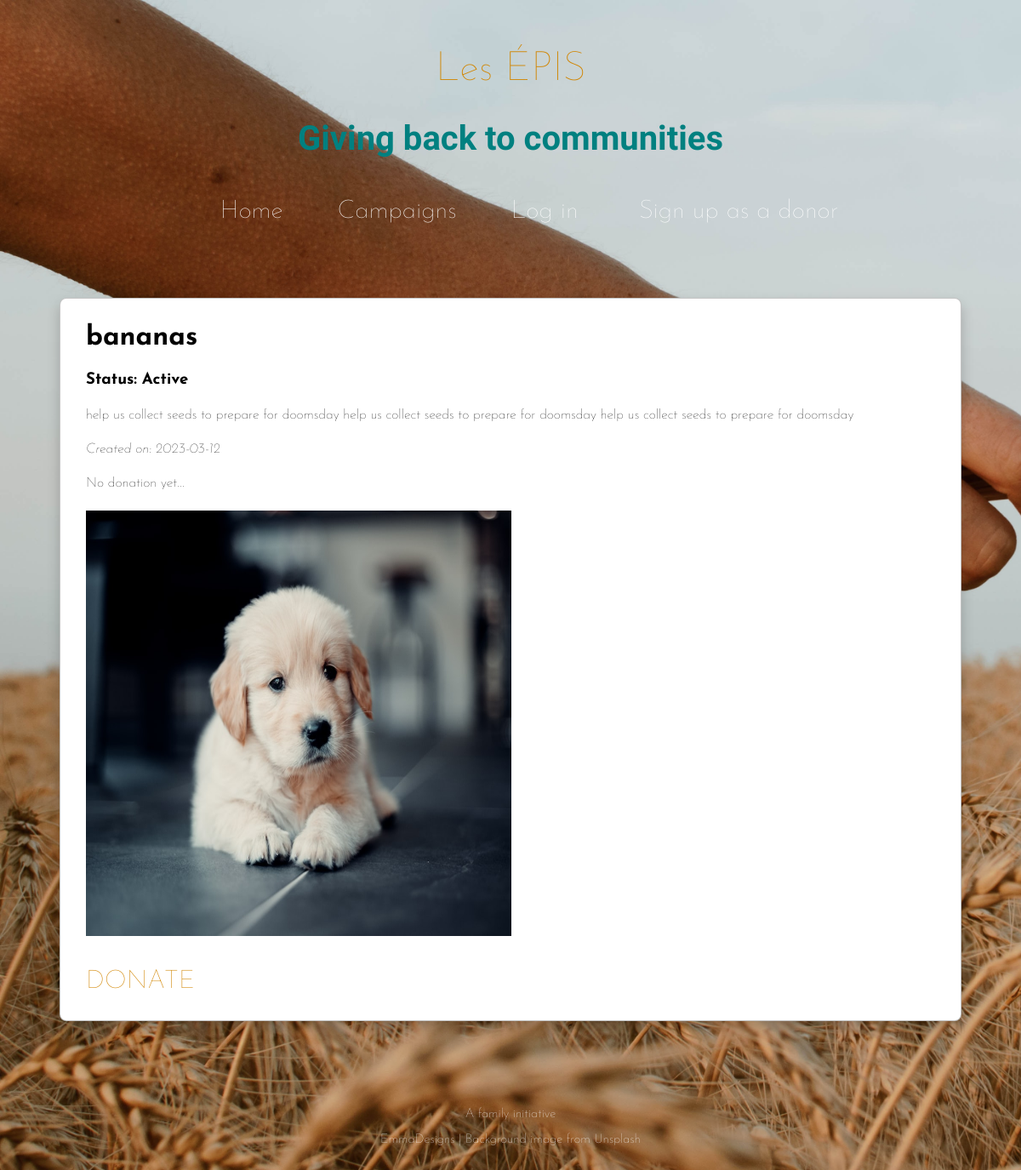
Screenshot of /campaign/2 with the database file from the repository.
### foundation_app/models.py (models this page shows, shortened)
class Campaign(db.Model):
    id = db.Column(db.Integer, primary_key=True)
    name = db.Column(db.String(80), nullable=False)
    description = db.Column(db.String(80), nullable=False)
    photo_url = db.Column(URLType)
    donations = db.relationship('Donation', back_populates='campaign')
    date_created = db.Column(db.Date, nullable=False)
    is_active = db.Column(db.Boolean, unique=False, default=True)

### foundation_app/main/routes.py (the view, shortened to what this page needs)
@main.route('/campaign/<campaign_id>', methods=['POST', 'GET'])
def campaign_detail(campaign_id):
    campaign = Campaign.query.get(campaign_id)
    form = CampaignForm(obj = campaign)
    print(form.errors)
    return render_template('campaign_detail.html', campaign=campaign, form=form)

### foundation_app/templates/campaign_detail.html (shortened to what this page needs)
{% extends 'base.html' %}
{% block content %}
<div class="campaign-details">
    <h1>{{ campaign.name }}</h1>
    {% if campaign.is_active%}
        <h3>Status: Active</h3>
    {% else %}
        <h3>Status: Inactive</h3>
    {% endif %}
    <p>{{campaign.description}}</p>
    <i>Created on: {{campaign.date_created}}</i>
    {% if campaign.donations %}
        <ul>
            {% for donation in campaign.donations %}
            <li>{{ donation.donor}} pledged ${{donation.amount}}</li>
            {% endfor %}
        </ul>
    {% else %}
        <p>No donation yet...</p>
    {% endif %}
    <p><img class="campaign-detail-img" src="../static{{campaign.photo_url}}"></p>
    <a class='donate-btn' href="/donate">DONATE</a>
</div>
{% endblock %}

### foundation_app/static/styles.css (style rules this page uses)
* { box-sizing: border-box; margin: 0; padding: 0; }
body { margin: 0; font-family: "Josefin Sans"; font-weight: lighter; background-image: url('bg.jpg'); background-size: cover; background-repeat: no-repeat; position: relative; min-height: 100vh; display: flex; flex-direction: column; }
.campaign-details { text-align: left; margin: 50px 40px; padding: 30px; display: flex; flex-direction: column; gap: 1.5em; list-style: none; background-color: white; border: 1px solid rgba(0, 0, 0, 0.233); border-radius: 8px; box-shadow: 0 8px 15px rgba(0, 0, 0, 0.2); }
.campaign-details a { text-decoration: none; color: rgb(209, 133, 0); transition: all 1s ease-out; font-size: 30px; }
.campaign-detail-img { width: 500px; height: 500px; }
.donate-btn { font-size: 25px; padding-top: 10px; }

### rows the page displays
Campaign: name "bananas", description "help us collect seeds to prepare for doomsday help us collect seeds to prepare for doomsday help us collect seeds to prepare for doomsday", date_created "2023-03-12", photo_url (picture)
